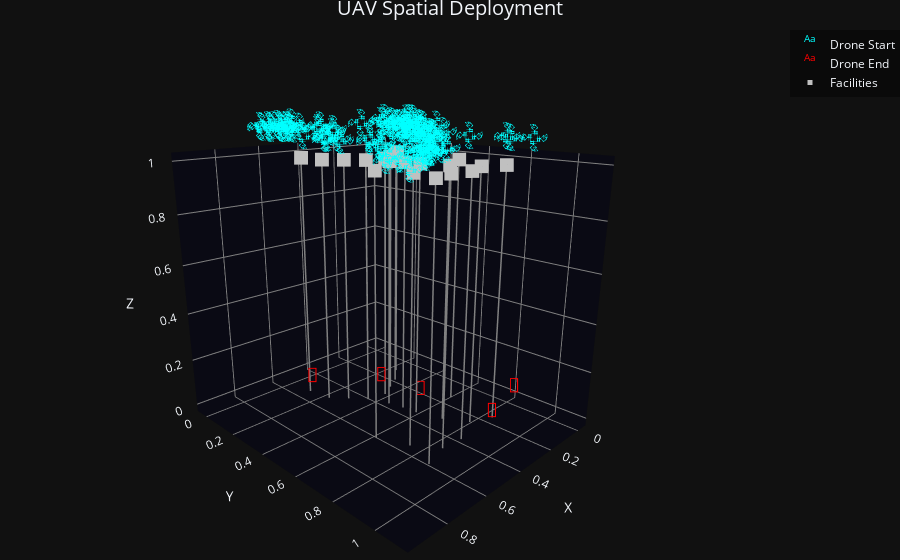

The cell this chart's notebook holds for it:
### Code cell
plot_UAV_FLPO(START_locs, END_locs, F_base, (4,3))
plot_UAV_FLPO_3D(START_locs, END_locs, F_base)

### Figure 1 — Plotly figure (JSON) as saved in the notebook; plotly's stock layout.template omitted (floating-point values rounded to 4 significant figures)
{"data": [{"mode": "text", "name": "Drone Start", "text": ["𒅒", "𒅒", "𒅒", "𒅒", "𒅒", "𒅒", "𒅒", "𒅒", "𒅒", "𒅒", "𒅒", "𒅒", "𒅒", "𒅒", "𒅒", "𒅒", "𒅒", "𒅒", "𒅒", "𒅒", "𒅒", "𒅒", "𒅒", "𒅒", "𒅒", "𒅒", "𒅒", "𒅒", "𒅒", "𒅒", "𒅒", "𒅒", "𒅒", "𒅒", "𒅒", "𒅒", "𒅒", "𒅒", "𒅒", "𒅒", "𒅒", "𒅒", "𒅒", "𒅒", "𒅒", "𒅒", "𒅒", "𒅒", "𒅒", "𒅒", "𒅒", "𒅒", "𒅒", "𒅒", "𒅒", "𒅒", "𒅒", "𒅒", "𒅒", "𒅒", "𒅒", "𒅒", "𒅒", "𒅒", "𒅒", "𒅒", "𒅒", "𒅒", "𒅒", "𒅒", "𒅒", "𒅒", "𒅒", "𒅒", "𒅒", "𒅒", "𒅒", "𒅒", "𒅒", "𒅒", "𒅒", "𒅒", "𒅒", "𒅒", "𒅒", "𒅒", "𒅒", "𒅒", "𒅒", "𒅒", "𒅒", "𒅒", "𒅒", "𒅒", "𒅒", "𒅒", "𒅒", "𒅒", "𒅒", "𒅒"], "textfont": {"color": "cyan", "size": 16}, "type": "scatter3d", "x": [0.4272, 0.2988, 0.4872, 0.4497, 0.3166, 0.3542, 0.3772, 0.314, 0.3485, 0.2562, 0.6059, 0.4265, 0.4616, 0.5089, 0.415, 0.04425, -0.02974, -0.02853, -0.005378, 0.6734, 0.7379, 0.7003, 0.6939, 0.705, 0.6341, 0.6659, 0.5915, 0.4019, 0.4035, 0.4279, 0.2001, 0.1337, 0.1027, 0.2073, 0.2023, 0.1841, 0.1845, 0.09113, 0.1279, 0.2664, 0.2093, 0.09827, 0.05998, 0.1631, 0.1365, 0.2408, 0.1926, 0.2175, 0.5021, 0.515, 0.4526, 0.5412, 0.5713, 0.5579, 0.1458, 0.1664, 0.1682, 0.14, 0.3071, 0.2908, 0.2676, 0.2484, 0.6757, 0.6915, 0.7072, 0.6843, 0.7116, 0.7117, 0.6578, 0.6504, 0.8525, 0.8362, 0.95, 0.7348, 0.783, 0.8013, 0.8976, 0.6818, 0.7146, 0.693, 0.6617, 0.7061, 0.6589, 0.6273, 0.5894, 0.6306, 0.6561, 0.5655, 0.5823, 0.598, 0.6071, 0.6075, 0.6623, 0.464, 0.633, 0.5424, 0.5284, 0.6234, 0.5825, 0.5579], "y": [0.7376, 0.7787, 0.7264, 0.7446, 0.6196, 0.6148, 0.6568, 0.6094, 0.6572, 0.6246, 0.5923, 0.6394, 0.6098, 0.6776, 0.64, 0.09958, 0.184, 0.2044, 0.189, 0.8396, 0.782, 0.735, 0.9299, 0.9544, 0.9386, 0.8842, 0.9228, 0.6755, 0.6765, 0.5311, 0.3868, 0.387, 0.3667, 0.3314, 0.3759, 0.3607, 0.3168, 0.2862, 0.2271, 0.184, 0.2928, 0.4534, 0.2893, 0.2983, 0.4138, 0.9131, 0.9751, 0.8813, 0.2827, 0.2077, 0.1423, 0.1197, 0.3575, 0.2552, 0.1826, 0.2159, 0.2574, 0.3066, 0.4639, 0.4874, 0.4932, 0.4944, 0.5097, 0.4673, 0.5606, 0.4661, 0.3665, 0.4854, 0.7047, 0.6407, 0.9725, 0.9145, 1.102, 0.9645, 1.006, 0.9655, 0.9654, 0.934, 0.908, 0.9443, 0.8939, 0.9149, 0.9229, 0.1269, 0.1204, 0.05034, 0.03177, 0.08804, 0.008023, -0.007637, 0.1697, 0.1373, 0.09616, -0.03495, -0.01181, -0.01724, 0.02744, 0.1149, 0.04795, 0.04418], "z": [1.0, 1.0, 1.0, 1.0, 1.0, 1.0, 1.0, 1.0, 1.0, 1.0, 1.0, 1.0, 1.0, 1.0, 1.0, 1.0, 1.0, 1.0, 1.0, 1.0, 1.0, 1.0, 1.0, 1.0, 1.0, 1.0, 1.0, 1.0, 1.0, 1.0, 1.0, 1.0, 1.0, 1.0, 1.0, 1.0, 1.0, 1.0, 1.0, 1.0, 1.0, 1.0, 1.0, 1.0, 1.0, 1.0, 1.0, 1.0, 1.0, 1.0, 1.0, 1.0, 1.0, 1.0, 1.0, 1.0, 1.0, 1.0, 1.0, 1.0, 1.0, 1.0, 1.0, 1.0, 1.0, 1.0, 1.0, 1.0, 1.0, 1.0, 1.0, 1.0, 1.0, 1.0, 1.0, 1.0, 1.0, 1.0, 1.0, 1.0, 1.0, 1.0, 1.0, 1.0, 1.0, 1.0, 1.0, 1.0, 1.0, 1.0, 1.0, 1.0, 1.0, 1.0, 1.0, 1.0, 1.0, 1.0, 1.0, 1.0]}, {"mode": "text", "name": "Drone End", "text": ["📍", "📍", "📍", "📍", "📍", "📍", "📍", "📍", "📍", "📍", "📍", "📍", "📍", "📍", "📍", "📍", "📍", "📍", "📍", "📍", "📍", "📍", "📍", "📍", "📍", "📍", "📍", "📍", "📍", "📍", "📍", "📍", "📍", "📍", "📍", "📍", "📍", "📍", "📍", "📍", "📍", "📍", "📍", "📍", "📍", "📍", "📍", "📍", "📍", "📍", "📍", "📍", "📍", "📍", "📍", "📍", "📍", "📍", "📍", "📍", "📍", "📍", "📍", "📍", "📍", "📍", "📍", "📍", "📍", "📍", "📍", "📍", "📍", "📍", "📍", "📍", "📍", "📍", "📍", "📍", "📍", "📍", "📍", "📍", "📍", "📍", "📍", "📍", "📍", "📍", "📍", "📍", "📍", "📍", "📍", "📍", "📍", "📍", "📍", "📍"], "textfont": {"color": "red", "size": 20}, "type": "scatter3d", "x": [0.4186, 0.4186, 0.4186, 0.4186, 0.4186, 0.4186, 0.4186, 0.4186, 0.4186, 0.4186, 0.4186, 0.4186, 0.4186, 0.4186, 0.4186, 0.4186, 0.4186, 0.4186, 0.4186, 0.4186, 0.1038, 0.1038, 0.1038, 0.1038, 0.1038, 0.1038, 0.1038, 0.1038, 0.1038, 0.1038, 0.1038, 0.1038, 0.1038, 0.1038, 0.1038, 0.1038, 0.1038, 0.1038, 0.1038, 0.1038, 0.6288, 0.6288, 0.6288, 0.6288, 0.6288, 0.6288, 0.6288, 0.6288, 0.6288, 0.6288, 0.6288, 0.6288, 0.6288, 0.6288, 0.6288, 0.6288, 0.6288, 0.6288, 0.6288, 0.6288, 0.3245, 0.3245, 0.3245, 0.3245, 0.3245, 0.3245, 0.3245, 0.3245, 0.3245, 0.3245, 0.3245, 0.3245, 0.3245, 0.3245, 0.3245, 0.3245, 0.3245, 0.3245, 0.3245, 0.3245, 0.3895, 0.3895, 0.3895, 0.3895, 0.3895, 0.3895, 0.3895, 0.3895, 0.3895, 0.3895, 0.3895, 0.3895, 0.3895, 0.3895, 0.3895, 0.3895, 0.3895, 0.3895, 0.3895, 0.3895], "y": [0.4539, 0.4539, 0.4539, 0.4539, 0.4539, 0.4539, 0.4539, 0.4539, 0.4539, 0.4539, 0.4539, 0.4539, 0.4539, 0.4539, 0.4539, 0.4539, 0.4539, 0.4539, 0.4539, 0.4539, 0.9052, 0.9052, 0.9052, 0.9052, 0.9052, 0.9052, 0.9052, 0.9052, 0.9052, 0.9052, 0.9052, 0.9052, 0.9052, 0.9052, 0.9052, 0.9052, 0.9052, 0.9052, 0.9052, 0.9052, 0.2546, 0.2546, 0.2546, 0.2546, 0.2546, 0.2546, 0.2546, 0.2546, 0.2546, 0.2546, 0.2546, 0.2546, 0.2546, 0.2546, 0.2546, 0.2546, 0.2546, 0.2546, 0.2546, 0.2546, 0.9567, 0.9567, 0.9567, 0.9567, 0.9567, 0.9567, 0.9567, 0.9567, 0.9567, 0.9567, 0.9567, 0.9567, 0.9567, 0.9567, 0.9567, 0.9567, 0.9567, 0.9567, 0.9567, 0.9567, 0.651, 0.651, 0.651, 0.651, 0.651, 0.651, 0.651, 0.651, 0.651, 0.651, 0.651, 0.651, 0.651, 0.651, 0.651, 0.651, 0.651, 0.651, 0.651, 0.651], "z": [0.0, 0.0, 0.0, 0.0, 0.0, 0.0, 0.0, 0.0, 0.0, 0.0, 0.0, 0.0, 0.0, 0.0, 0.0, 0.0, 0.0, 0.0, 0.0, 0.0, 0.0, 0.0, 0.0, 0.0, 0.0, 0.0, 0.0, 0.0, 0.0, 0.0, 0.0, 0.0, 0.0, 0.0, 0.0, 0.0, 0.0, 0.0, 0.0, 0.0, 0.0, 0.0, 0.0, 0.0, 0.0, 0.0, 0.0, 0.0, 0.0, 0.0, 0.0, 0.0, 0.0, 0.0, 0.0, 0.0, 0.0, 0.0, 0.0, 0.0, 0.0, 0.0, 0.0, 0.0, 0.0, 0.0, 0.0, 0.0, 0.0, 0.0, 0.0, 0.0, 0.0, 0.0, 0.0, 0.0, 0.0, 0.0, 0.0, 0.0, 0.0, 0.0, 0.0, 0.0, 0.0, 0.0, 0.0, 0.0, 0.0, 0.0, 0.0, 0.0, 0.0, 0.0, 0.0, 0.0, 0.0, 0.0, 0.0, 0.0]}, {"line": {"color": "gray", "width": 3}, "mode": "lines", "showlegend": false, "type": "scatter3d", "x": [0.3845, 0.3845], "y": [0.6232, 0.6232], "z": [0, 1]}, {"line": {"color": "gray", "width": 3}, "mode": "lines", "showlegend": false, "type": "scatter3d", "x": [0.3933, 0.3933], "y": [0.557, 0.557], "z": [0, 1]}, {"line": {"color": "gray", "width": 3}, "mode": "lines", "showlegend": false, "type": "scatter3d", "x": [0.3603, 0.3603], "y": [0.4195, 0.4195], "z": [0, 1]}, {"line": {"color": "gray", "width": 3}, "mode": "lines", "showlegend": false, "type": "scatter3d", "x": [0.2941, 0.2941], "y": [0.3852, 0.3852], "z": [0, 1]}, {"line": {"color": "gray", "width": 3}, "mode": "lines", "showlegend": false, "type": "scatter3d", "x": [0.6288, 0.6288], "y": [0.9088, 0.9088], "z": [0, 1]}, {"line": {"color": "gray", "width": 3}, "mode": "lines", "showlegend": false, "type": "scatter3d", "x": [0.418, 0.418], "y": [0.8838, 0.8838], "z": [0, 1]}, {"line": {"color": "gray", "width": 3}, "mode": "lines", "showlegend": false, "type": "scatter3d", "x": [0.4986, 0.4986], "y": [0.3386, 0.3386], "z": [0, 1]}, {"line": {"color": "gray", "width": 3}, "mode": "lines", "showlegend": false, "type": "scatter3d", "x": [0.4084, 0.4084], "y": [0.4907, 0.4907], "z": [0, 1]}, {"line": {"color": "gray", "width": 3}, "mode": "lines", "showlegend": false, "type": "scatter3d", "x": [0.2286, 0.2286], "y": [0.3507, 0.3507], "z": [0, 1]}, {"line": {"color": "gray", "width": 3}, "mode": "lines", "showlegend": false, "type": "scatter3d", "x": [0.35, 0.35], "y": [0.7327, 0.7327], "z": [0, 1]}, {"line": {"color": "gray", "width": 3}, "mode": "lines", "showlegend": false, "type": "scatter3d", "x": [0.1848, 0.1848], "y": [0.6402, 0.6402], "z": [0, 1]}, {"line": {"color": "gray", "width": 3}, "mode": "lines", "showlegend": false, "type": "scatter3d", "x": [0.5869, 0.5869], "y": [0.7779, 0.7779], "z": [0, 1]}, {"line": {"color": "gray", "width": 3}, "mode": "lines", "showlegend": false, "type": "scatter3d", "x": [0.2006, 0.2006], "y": [0.8677, 0.8677], "z": [0, 1]}, {"line": {"color": "gray", "width": 3}, "mode": "lines", "showlegend": false, "type": "scatter3d", "x": [0.1529, 0.1529], "y": [0.2822, 0.2822], "z": [0, 1]}, {"line": {"color": "gray", "width": 3}, "mode": "lines", "showlegend": false, "type": "scatter3d", "x": [0.5529, 0.5529], "y": [0.275, 0.275], "z": [0, 1]}, {"line": {"color": "gray", "width": 3}, "mode": "lines", "showlegend": false, "type": "scatter3d", "x": [0.5701, 0.5701], "y": [0.1693, 0.1693], "z": [0, 1]}, {"line": {"color": "gray", "width": 3}, "mode": "lines", "showlegend": false, "type": "scatter3d", "x": [0.6368, 0.6368], "y": [0.6498, 0.6498], "z": [0, 1]}, {"line": {"color": "gray", "width": 3}, "mode": "lines", "showlegend": false, "type": "scatter3d", "x": [0.5162, 0.5162], "y": [0.8756, 0.8756], "z": [0, 1]}, {"line": {"color": "gray", "width": 3}, "mode": "lines", "showlegend": false, "type": "scatter3d", "x": [0.293, 0.293], "y": [0.8268, 0.8268], "z": [0, 1]}, {"line": {"color": "gray", "width": 3}, "mode": "lines", "showlegend": false, "type": "scatter3d", "x": [0.445, 0.445], "y": [0.4023, 0.4023], "z": [0, 1]}, {"marker": {"color": "silver", "size": 5, "symbol": "square"}, "mode": "markers", "name": "Facilities", "type": "scatter3d", "x": [0.3845, 0.3933, 0.3603, 0.2941, 0.6288, 0.418, 0.4986, 0.4084, 0.2286, 0.35, 0.1848, 0.5869, 0.2006, 0.1529, 0.5529, 0.5701, 0.6368, 0.5162, 0.293, 0.445], "y": [0.6232, 0.557, 0.4195, 0.3852, 0.9088, 0.8838, 0.3386, 0.4907, 0.3507, 0.7327, 0.6402, 0.7779, 0.8677, 0.2822, 0.275, 0.1693, 0.6498, 0.8756, 0.8268, 0.4023], "z": [1.0, 1.0, 1.0, 1.0, 1.0, 1.0, 1.0, 1.0, 1.0, 1.0, 1.0, 1.0, 1.0, 1.0, 1.0, 1.0, 1.0, 1.0, 1.0, 1.0]}], "layout": {"legend": {"bgcolor": "rgba(0,0,0,0.4)", "bordercolor": "white"}, "margin": {"b": 0, "l": 0, "r": 0, "t": 30}, "scene": {"aspectmode": "data", "camera": {"eye": {"x": 1.5, "y": 1.5, "z": 0.7}}, "xaxis": {"backgroundcolor": "rgb(10,10,20)", "gridcolor": "gray", "title": {"text": "X"}, "zerolinecolor": "gray"}, "yaxis": {"backgroundcolor": "rgb(10,10,20)", "gridcolor": "gray", "title": {"text": "Y"}, "zerolinecolor": "gray"}, "zaxis": {"backgroundcolor": "rgb(10,10,20)", "gridcolor": "gray", "title": {"text": "Z"}, "zerolinecolor": "gray"}}, "title": {"font": {"size": 20}, "text": "UAV Spatial Deployment", "x": 0.5}}}
